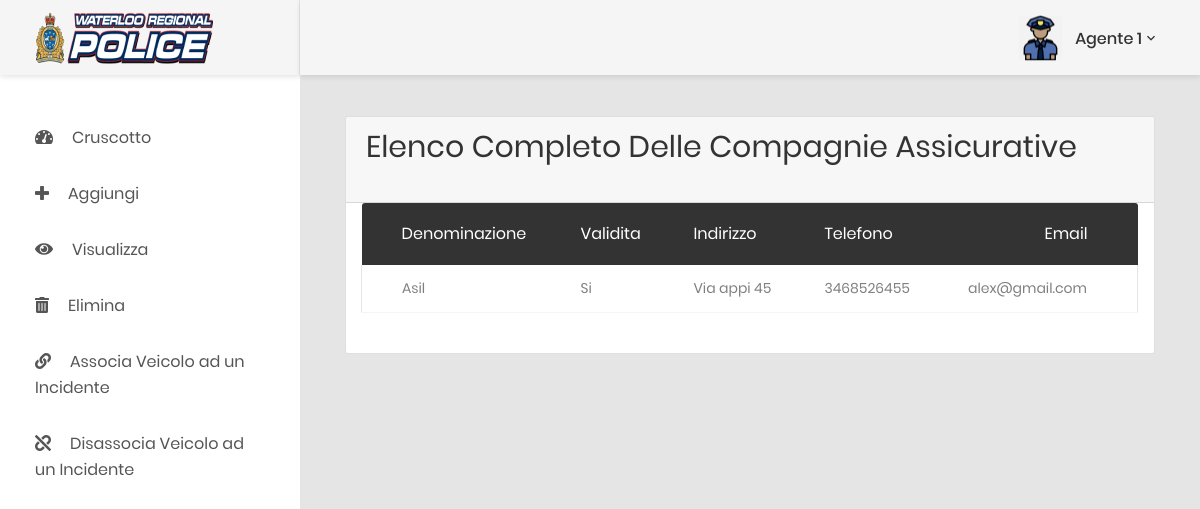
The app's page /assicurazioneRead.php, older data.
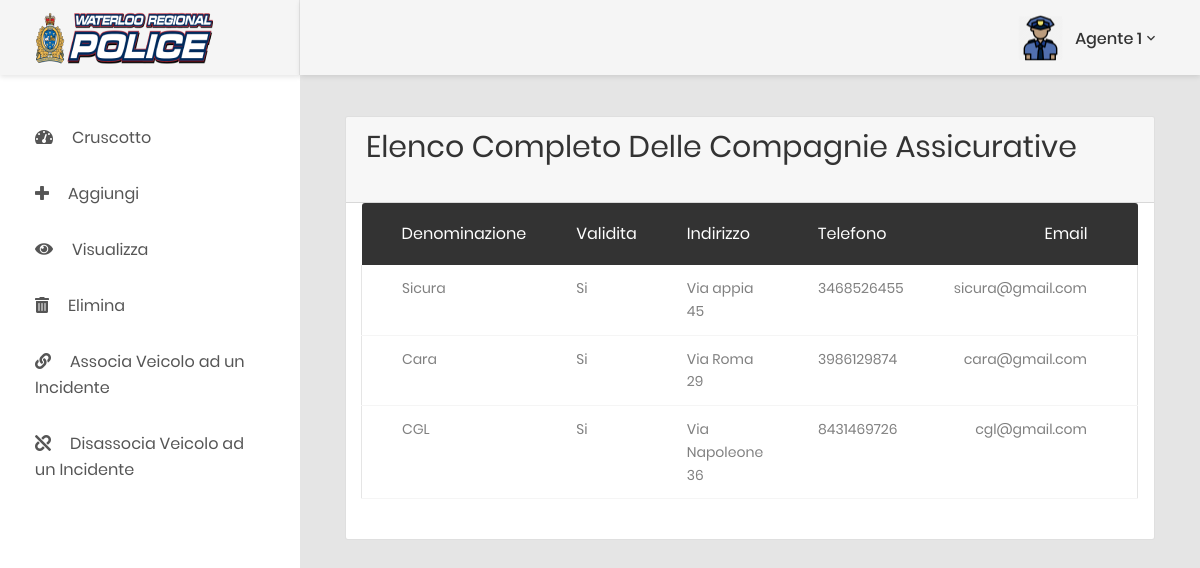
The same page, newer data.
### tables this page shows
CREATE TABLE assicurazioni (
    idAssicurazione INT(5) PRIMARY KEY AUTO_INCREMENT,
    denominazione VARCHAR(30) NOT NULL,
    validita BOOLEAN NOT NULL,
    indirizzo VARCHAR(50) NOT NULL,
    telefono VARCHAR(15) NOT NULL,
    email VARCHAR(50) NOT NULL,
    UNIQUE (denominazione)
);

### dao/AssicurazioneDAO.php (called while the page is built, shortened)
<?php
include_once __DIR__.'/classes/Assicurazione.php';
class AssicurazioneDAO {
    public static function getElencoAssicurazioni() {
        try {
            $conn = Connection::getConnection();
            $sql = "SELECT * FROM assicurazioni";
            $stm = $conn->query($sql);
            $Vassicurazione = array();
            while ($riga = $stm->fetch(PDO::FETCH_ASSOC)) {
                $idAssicurazione= $riga['idAssicurazione'];
                $denominazione = $riga['denominazione'];
                $validita = $riga['validita'];
                $indirizzo = $riga['indirizzo'];
                $telefono = $riga['telefono'];
                $email = $riga['email'];
                $assicurazione = new Assicurazione($idAssicurazione, $denominazione, $validita, $indirizzo, $telefono, $email);
                array_push($Vassicurazione, $assicurazione);
            }
        } catch (PDOException $e) {
            throw $e;
        }
        return $Vassicurazione;
    }
}

### dao/classes/Assicurazione.php (called while the page is built, shortened)
<?php
class Assicurazione {
    private $denominazione;
    private $validita;
    private $indirizzo;
    private $telefono;
    private $email;
    public function __construct($idAssicurazione, $denominazione, $validita, $indirizzo, $telefono, $email)
    {
        $this->denominazione = $denominazione;
        $this->validita = $validita;
        $this->indirizzo = $indirizzo;
        $this->telefono = $telefono;
        $this->email = $email;
    }
    public function getDenominazione()
    {
        return $this->denominazione;
    }
    public function getValidita()
    {
        return $this->validita;
    }
    public function getIndirizzo()
    {
        return $this->indirizzo;
    }
    public function getTelefono()
    {
        return $this->telefono;
    }
    public function getEmail()
    {
        return $this->email;
    }
}

### assicurazioneRead.php (the view, shortened to what this page needs)
<!DOCTYPE html>
<html lang="en">
<head>
    <?php
        include_once "vendorsHeaders.php";
        include_once "./dao/AssicurazioneDAO.php";
    ?>
</head>
<body class="animsition">
<div class="page-wrapper">
    <div class="page-container">
        <?php
        include_once __DIR__ . '/components/headerDesktop.php';
        include_once __DIR__ . '/components/sidebarDesktop.php';
        ?>
        <div class="main-content">
            <div class="section__content section__content--p30">
                <div class="container-fluid">
                    <div class="row">
                        <div class="col-12">
                            <div class="card">
                                <div class="card-header">
                                    <h2 class="title-1 m-b-25">Elenco Completo delle Compagnie Assicurative</h2>
                                </div>
                                <div class="col-lg-12">
                                    <div class="table-responsive m-b-40">
                                        <table class="table table-borderless table-data3">
                                            <thead>
                                            <tr>
                                                <th>Denominazione</th>
                                                <th>validita</th>
                                                <th>Indirizzo</th>
                                                <th>Telefono</th>
                                                <th>Email</th>
                                            </tr>
                                            </thead>
                                            <tbody>
                                            <?php
                                            $elencoAssicurazioni = AssicurazioneDAO::getElencoAssicurazioni();
                                            foreach ($elencoAssicurazioni as $assicurazione) {
                                                echo "<tr>";
                                                echo "<td>".$assicurazione->getDenominazione()."</td>";
                                                if($assicurazione->getValidita() == 1){
                                                    echo "<td>"."Si"."</td>";
                                                } else if ($assicurazione->getValidita() == 0){
                                                    echo "<td>". 'No'."</td>";
                                                }
                                                echo "<td>".$assicurazione->getIndirizzo()."</td>";
                                                echo "<td>" .$assicurazione->getTelefono(). "</td>";
                                                echo "<td>" .$assicurazione->getEmail(). "</td>";
                                                echo "</tr>";
                                            }
                                            ?>
                                            </tbody>
                                        </table>
                                    </div>
                                </div>
                            </div>
                        </div>
                    </div>
                </div>
            </div>
        </div>
    </div>
</div>
</body>
</html>

Row changes from the older to the newer data that the page shows:
changed assicurazioni: denominazione "Asil" → "Sicura"; indirizzo "Via appi 45" → "Via appia 45"; email "alex@gmail.com" → "sicura@gmail.com"
added assicurazioni: denominazione "Cara", validita "Si", indirizzo "Via Roma 29", telefono "3986129874", email "cara@gmail.com"
added assicurazioni: denominazione "CGL", validita "Si", indirizzo "Via Napoleone 36", telefono "8431469726", email "cgl@gmail.com"
